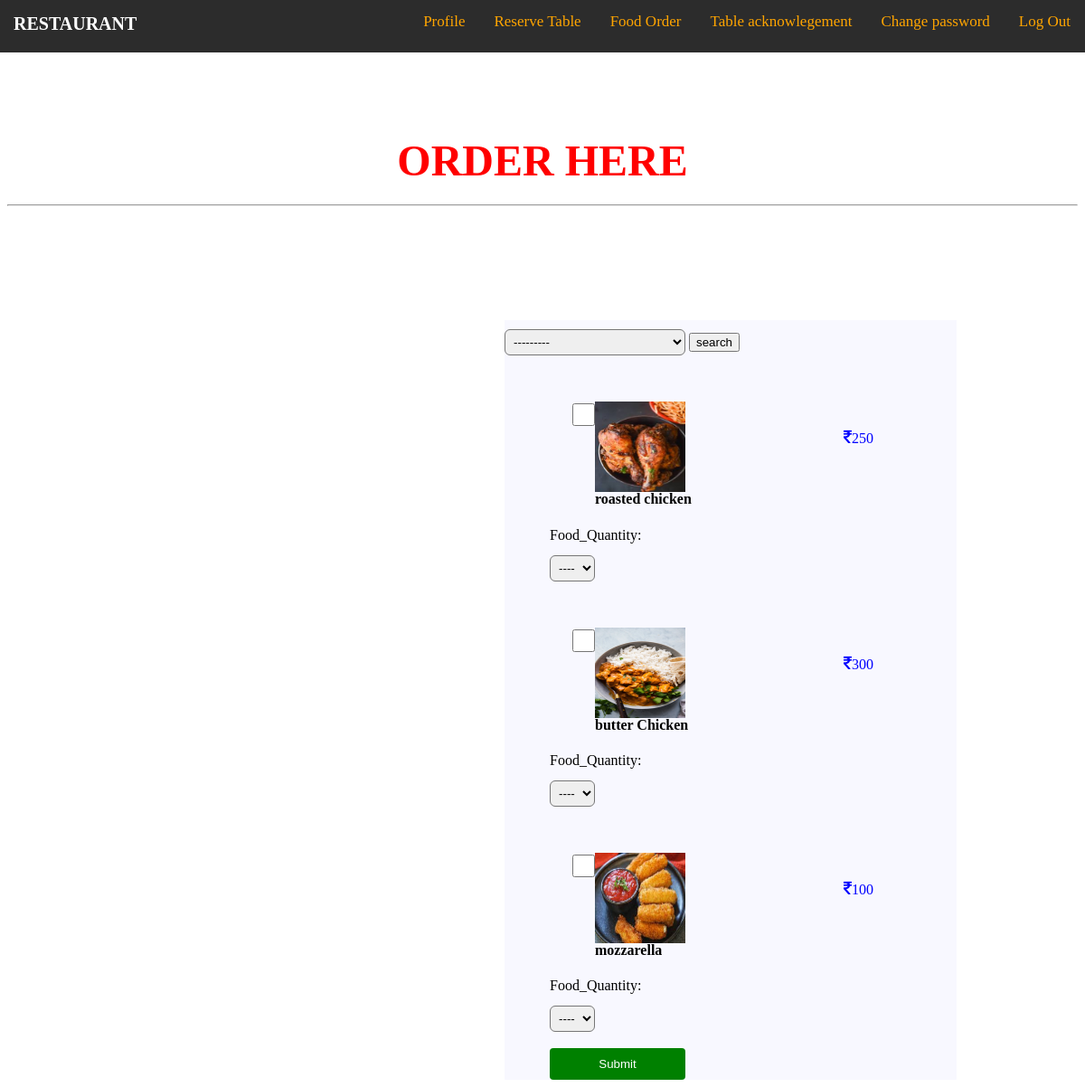
/customer/reservefood/ (signed in), run on the app's committed database.
### core/models.py (models this page shows, shortened)
class ReserveFood(models.Model):
    name=models.CharField(max_length=40)
    price=models.IntegerField()
    food_type=models.CharField(max_length=40,choices=type,null=True)
    food_pic=models.ImageField(upload_to='food_pic/',null=True,blank=True)

### customer/views.py (the view)
# urls.py: path('reservefood/',views.customer_reserve_food,name='customer-reserve-food'),
@login_required(login_url='customer-sign-in')
def customer_reserve_food(request):
    reserve_food=ReserveFood.objects.all()
    reserve_food_form=ReserveFoodOrderForm()
    if request.method=='POST':
        if request.POST.get('food_type'):
            reserve_food_form=ReserveFoodOrderForm(request.POST)
            if reserve_food_form.is_valid():
                food_type=reserve_food_form.cleaned_data.get('food_type')
                reserve_food=ReserveFood.objects.filter(food_type=food_type)
        else:
            checked_box=request.POST.getlist('checks[]')
            food_quantity=request.POST.getlist('food_quantity[]')
            number_food_quantity=list()
            for x in food_quantity:
                if x!='':
                    number_food_quantity.append(x)
            number_food_quantity=[int(x) for x in number_food_quantity]
            for x in range(len(checked_box)):
                customer=Customer.objects.get(user=request.user)
                food=ReserveFood.objects.get(name=checked_box[x])
                table=TableOrder.objects.filter(customer=customer).last()
                checked=True
                food_quantity=number_food_quantity[x]
                total_price=food.price*food_quantity
                food_order=FoodOrder(customer=customer,food=food,table=table,checked=checked,food_quantity=food_quantity,total_price=total_price)
                food_order.save()
            return HttpResponseRedirect('/customer/parkingyesorno/')
    else:
        reserve_food_form=ReserveFoodOrderForm()
    return render(request,'customer/reservefood.html',{'food':reserve_food,'reservefoodform':reserve_food_form})

### customer/forms.py
class ReserveFoodOrderForm(forms.ModelForm):
    class Meta:
        model=ReserveFood
        fields=['food_type']

### templates/customer/reservefood.html (shortened to what this page needs)
<!DOCTYPE html>
{% load static %}
{% load widget_tweaks %}
<html lang="en">
<head>
    <link rel="stylesheet" href="https://cdnjs.cloudflare.com/ajax/libs/font-awesome/4.7.0/css/font-awesome.min.css">
</head>
<body>
    {% include 'customer/base.html' %}
    <center> <h1><font size="8" color="red"> ORDER HERE</font></h1></center>
    <hr>
    <br>
   <div class="container">
       <form action="" method="POST" novalidate>
    {% render_field reservefoodform.food_type %}
        <input type="submit" value="search"><br>
    </form>
    <form action="" method="POST" novalidate>
        <div>
                {% for f in food %}
               <div class="box">
              <input type="checkbox" name="checks[]" id="" value="{{f.name}}" required="false" class="check">
            </div>
            <div class="rupee">
                <i style="font-size:18px" class="fa">&#xf156;</i>{{f.price}}
            </div>
               <div class="img1">
               <img src="{{f.food_pic.url}}" alt="Nothing" class="img1" width="100px" height="100px">
               <h4>{{f.name}}  </h4>
               Food_Quantity:<br><br>
             <select name="food_quantity[]" required="false" id="" class="qty1">
                <option value="" selected>---------</option>
              </select>
               </div>
                  {% endfor %}
                </div>
           <br>
            <input type="submit" value="Submit" class="submit">
        </form>
   </div>
</body>
</html>

### templates/customer/reservefood.html (style rules this page uses)
.container { margin-top:100px; background-color:ghostwhite; width:500px; position: static; margin-left:550px; }
h1 { margin-top:150px; }
select { margin-top:10px; margin-left:px; width:200px; padding:5px; border-radius:10px; border-radius:6px; }
.submit { margin-left:50px; width:150px; padding:10px; background-color:green; color:white; border:none; border-radius:4px; }
.img1 { margin-left: 50px; margin-top: -25px; }
h4 { margin-top:-5px; margin-left:50px; }
.check { margin-left:75px; width:25px; height:25px; }
.box { margin-top:50px; }
.rupee { margin-left:375px; color:blue; }
.qty1 { margin-top:-10px; width:50px; }

### data on the page
ReserveFood: price "250", food_pic (picture), name "roasted chicken"
ReserveFood: price "300", food_pic (picture), name "butter Chicken"
ReserveFood: price "100", food_pic (picture), name "mozzarella"
